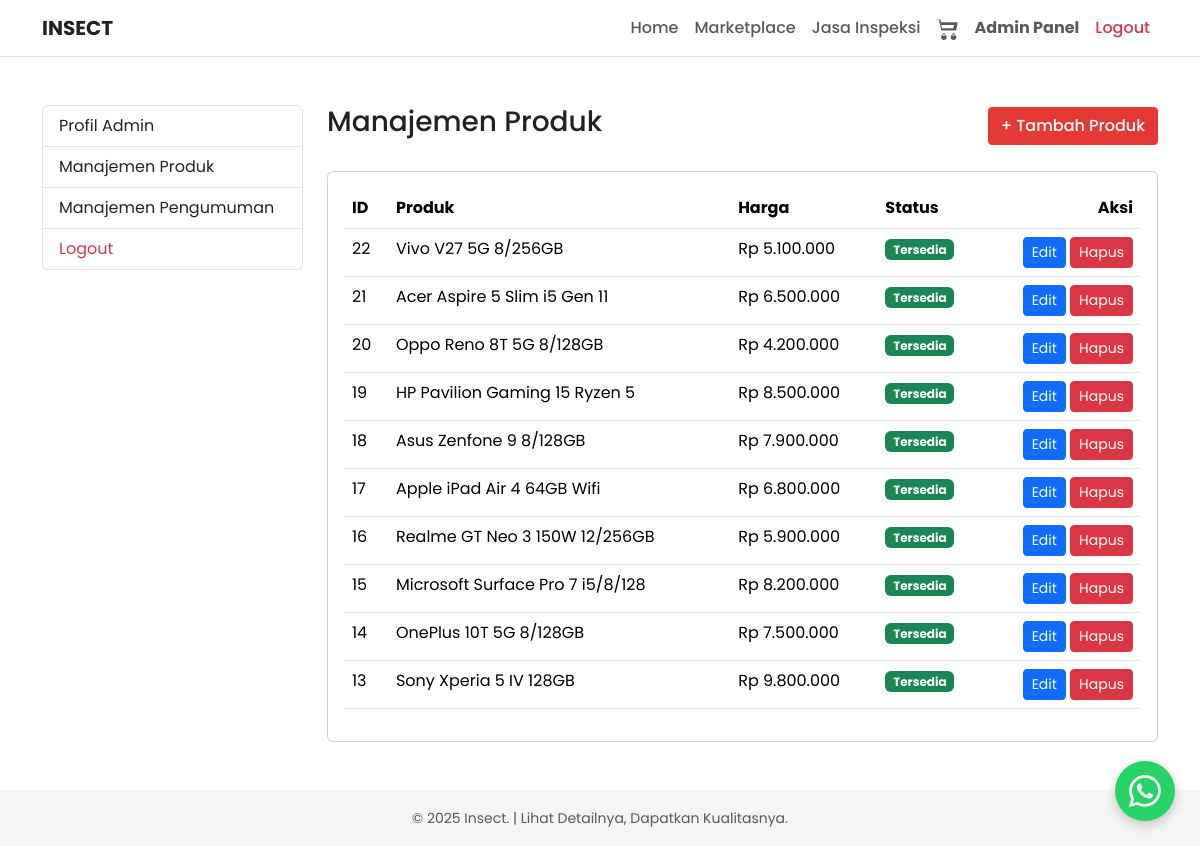
Screenshot of /admin_produk.php (signed in) with the database file from the repository.
### tables this page shows
CREATE TABLE `products` (
  `id` int(11) NOT NULL,
  `brand` varchar(100) NOT NULL,
  `model` varchar(100) NOT NULL,
  `grade` enum('Sempurna','Baik','Cukup') NOT NULL,
  `price` decimal(12,0) NOT NULL,
  `status` enum('Tersedia','Terjual') NOT NULL DEFAULT 'Tersedia',
  `description` text DEFAULT NULL,
  `main_image` varchar(255) DEFAULT 'default.jpg',
  `created_at` timestamp NOT NULL DEFAULT current_timestamp()
);

### functions.php (called while the page is built, shortened)
<?php
function e($string) {
    return htmlspecialchars($string, ENT_QUOTES, 'UTF-8');
}
function formatRupiah($number) {
    return 'Rp ' . number_format($number, 0, ',', '.');
}

### admin_produk.php (the view, shortened to what this page needs)
<?php
include 'header.php';
$result = $mysqli->query("SELECT id, brand, model, price, status FROM products ORDER BY created_at DESC");
?>
<div class="row">
    <div class="col-md-3">
        <?php include 'admin_sidebar.php'; ?>
    </div>
    <div class="col-md-9">
        <div class="d-flex justify-content-between align-items-center mb-4">
            <h3>Manajemen Produk</h3>
            <a href="tambah_produk.php" class="btn btn-accent">+ Tambah Produk</a>
        </div>
        <div class="card">
            <div class="card-body">
                <div class="table-responsive">
                    <table class="table table-hover">
                        <thead>
                            <tr>
                                <th>ID</th>
                                <th>Produk</th>
                                <th>Harga</th>
                                <th>Status</th>
                                <th class="text-end">Aksi</th>
                            </tr>
                        </thead>
                        <tbody>
                        <?php if ($result->num_rows > 0): ?>
                            <?php while($product = $result->fetch_assoc()): ?>
                                <tr>
                                    <td><?php echo e($product['id']); ?></td>
                                    <td><?php echo e($product['brand'] . ' ' . $product['model']); ?></td>
                                    <td><?php echo formatRupiah($product['price']); ?></td>
                                    <td><span class="badge bg-<?php echo ($product['status'] == 'Tersedia') ? 'success' : 'secondary'; ?>"><?php echo e($product['status']); ?></span></td>
                                    <td class="text-end">
                                        <a href="edit_produk.php?id=<?php echo e($product['id']); ?>" class="btn btn-sm btn-primary">Edit</a>
                                        <a href="hapus_produk.php?id=<?php echo e($product['id']); ?>" class="btn btn-sm btn-danger btn-hapus" onclick="return confirm('Yakin ingin menghapus produk ini?')">Hapus</a>
                                    </td>
                                </tr>
                            <?php endwhile; ?>
                        <?php else: ?>
                            <tr><td colspan="5" class="text-center">Belum ada produk.</td></tr>
                        <?php endif; ?>
                        </tbody>
                    </table>
                </div>
            </div>
        </div>
    </div>
</div>
<?php include 'footer.php'; ?>

### assets/css/style.css (style rules this page uses)
:root { --accent-color: #E53935; --accent-color-hover: #C62828; --light-bg: #FFFFFF; --subtle-bg: #F5F5F5; --text-color: #212121; --border-color: #E0E0E0; }
body { background-color: var(--light-bg); color: var(--text-color); font-family: 'Poppins', sans-serif; display: flex; flex-direction: column; min-height: 100vh; }
.btn-accent { background-color: var(--accent-color); border-color: var(--accent-color); color: #FFFFFF; font-weight: 500; border-radius: 4px; transition: background-color 0.2s ease; }

### rows the page displays
products: id "22", brand+model "Vivo V27 5G 8/256GB", price "Rp 5.100.000", status "Tersedia"
products: id "21", brand+model "Acer Aspire 5 Slim i5 Gen 11", price "Rp 6.500.000", status "Tersedia"
products: id "20", brand+model "Oppo Reno 8T 5G 8/128GB", price "Rp 4.200.000", status "Tersedia"
products: id "19", brand+model "HP Pavilion Gaming 15 Ryzen 5", price "Rp 8.500.000", status "Tersedia"
products: id "18", brand+model "Asus Zenfone 9 8/128GB", price "Rp 7.900.000", status "Tersedia"
products: id "17", brand+model "Apple iPad Air 4 64GB Wifi", price "Rp 6.800.000", status "Tersedia"
products: id "16", brand+model "Realme GT Neo 3 150W 12/256GB", price "Rp 5.900.000", status "Tersedia"
products: id "15", brand+model "Microsoft Surface Pro 7 i5/8/128", price "Rp 8.200.000", status "Tersedia"
products: id "14", brand+model "OnePlus 10T 5G 8/128GB", price "Rp 7.500.000", status "Tersedia"
products: id "13", brand+model "Sony Xperia 5 IV 128GB", price "Rp 9.800.000", status "Tersedia"
